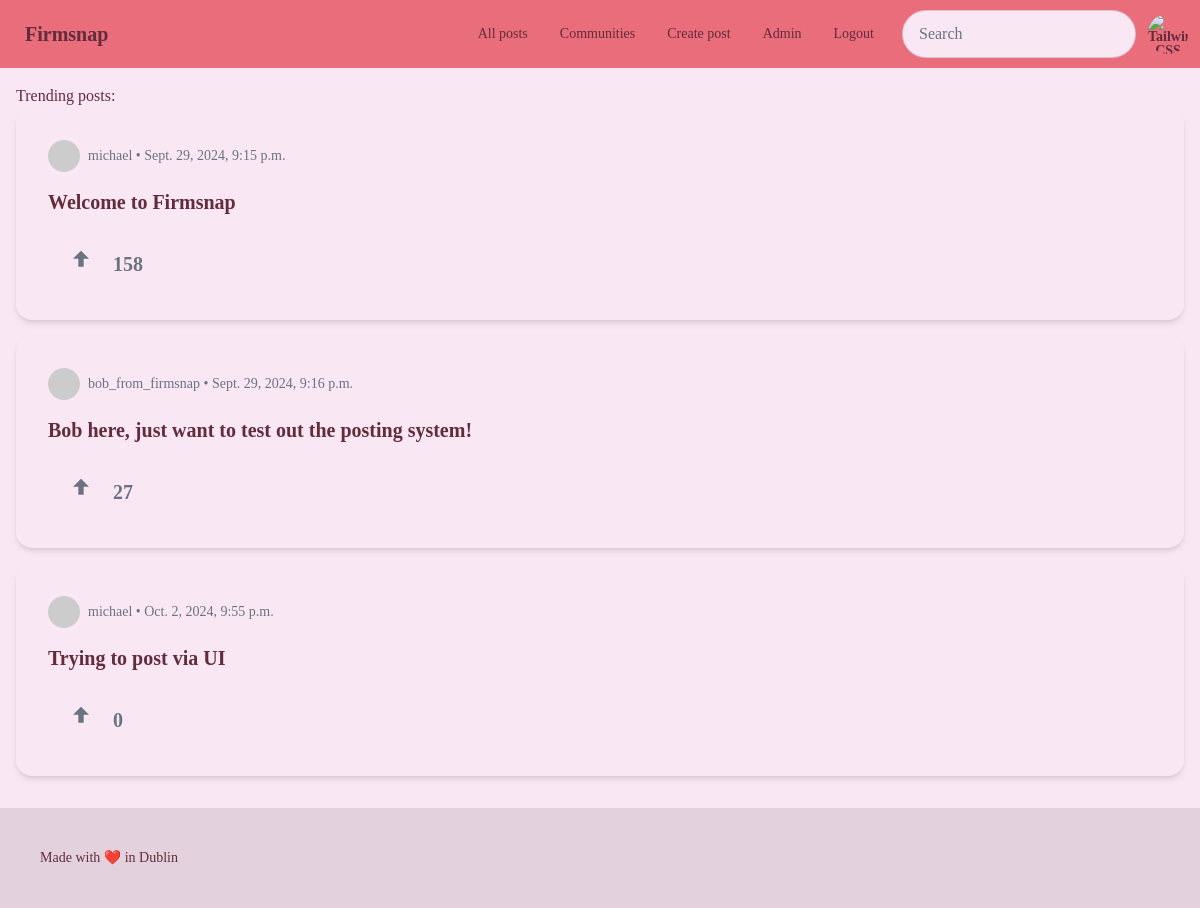
Before: /app/all (signed in) with the older database file.
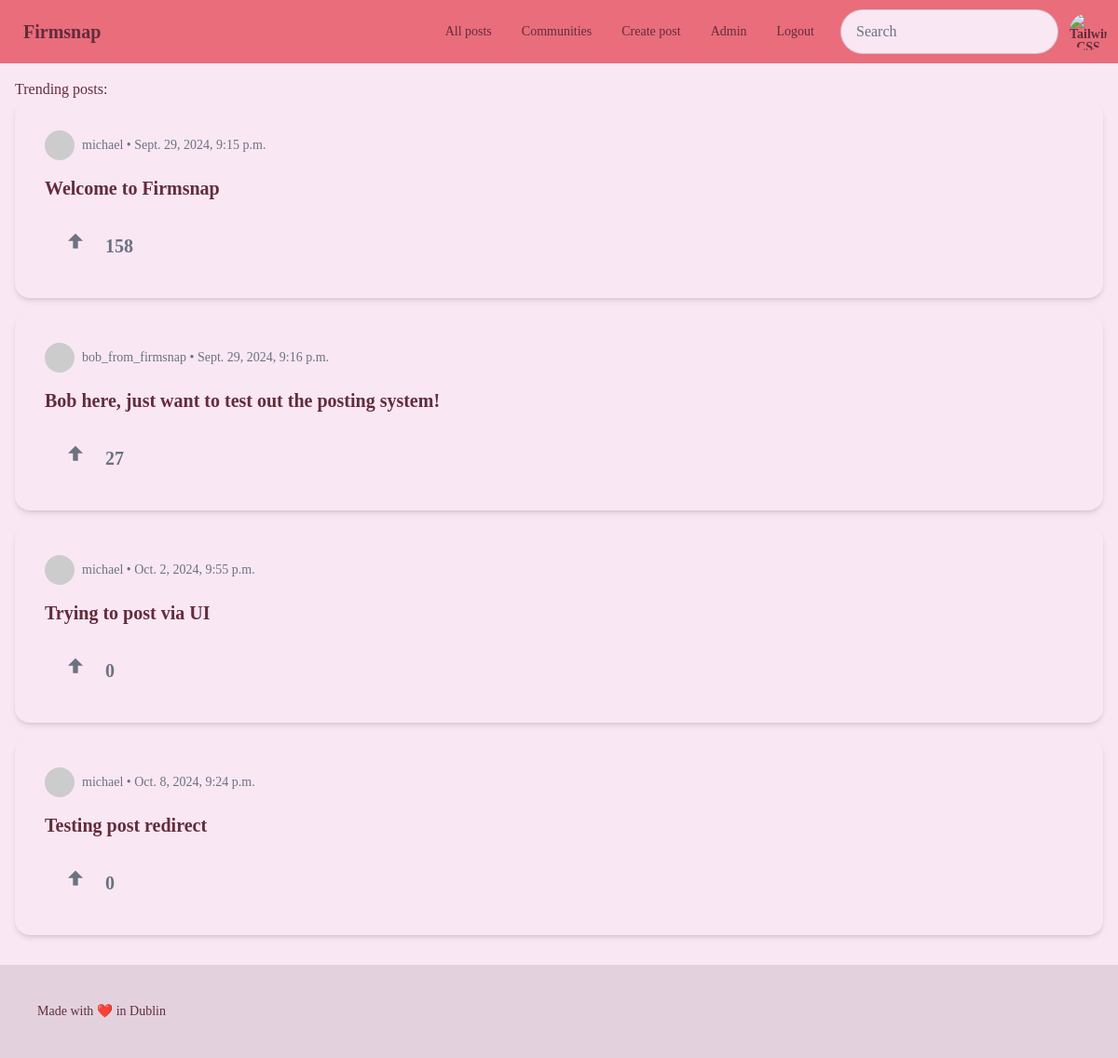
After: the same page with the newer database file.
### app/models.py (models this page shows, shortened)
class Post(models.Model):
    organisation_id = models.ForeignKey(Organisation, on_delete=models.CASCADE)
    user_id = models.ForeignKey(User, on_delete=models.CASCADE)
    post_title = models.CharField(max_length=200, default="Untitled Post")
    post_text = models.TextField(max_length=2000)
    pub_date = models.DateTimeField(auto_now_add=True)
    votes = models.IntegerField(default=0)

class User(AbstractUser):
    organisation_id = models.ForeignKey(Organisation, on_delete=models.CASCADE, null=True, blank=True)
    is_org_admin = models.BooleanField(default=False)
    is_active = models.BooleanField(default=True)

### app/views.py (the view)
# urls.py: path("all", views.all_posts, name="all_posts"),
def all_posts(request):
    user = request.user
    if user.is_authenticated and user.organisation_id:
        organisation_id = user.organisation_id
        list_of_posts = Post.objects.filter(organisation_id=organisation_id)
        return render(request, "app/all_posts.html", {"list_of_posts": list_of_posts})
    else:
        return redirect('login')

### app/templates/app/all_posts.html
{% extends 'app/base.html' %}
{% block content %}
    <h2>Trending posts:</h2>
    {% if list_of_posts %}
        {% for post in list_of_posts %}
        <div class="card w-full bg-base-100 shadow-md mb-4">
            <div class="card-body">
                <div class="flex items-center mb-2">
                    <div class="avatar">
                        <div class="w-8 h-8 rounded-full">
                            <img src="https://i.pravatar.cc/150?img=3" alt="User Avatar" />
                        </div>
                    </div>
                    <span class="ml-2 text-sm text-gray-500">{{ post.user_id.username }} • {{ post.pub_date }}</span>
                </div>
                <h2 class="card-title">
                    <a href="{% url 'post_detail' post.id %}">{{ post.post_title }}</a>
                </h2>
                <div class="card-actions mt-4">
                    <div class="flex space-x-2">
                        <button class="btn btn-ghost text-gray-500 hover:text-green-500 flex items-center space-x-2">
                            <svg xmlns="http://www.w3.org/2000/svg" class="h-8 w-8 inline" fill="currentColor" viewBox="0 0 24 24">
                                <path d="M12 2l-6 6h4v6h4v-6h4z"/>
                            </svg>
                            <span class="text-xl font-bold">{{ post.votes }}</span>
                        </button>
                    </div>
                </div>
            </div>
        </div>
          {% endfor %}
    {% else %}
        <p>No posts found for this organization.</p>
    {% endif %}
{% endblock %}

Changed rows visible on the page:
added Post: user_id.username "michael", pub_date "Oct. 8, 2024, 9:24 p.m.", post_title "Testing post redirect", votes "0"
